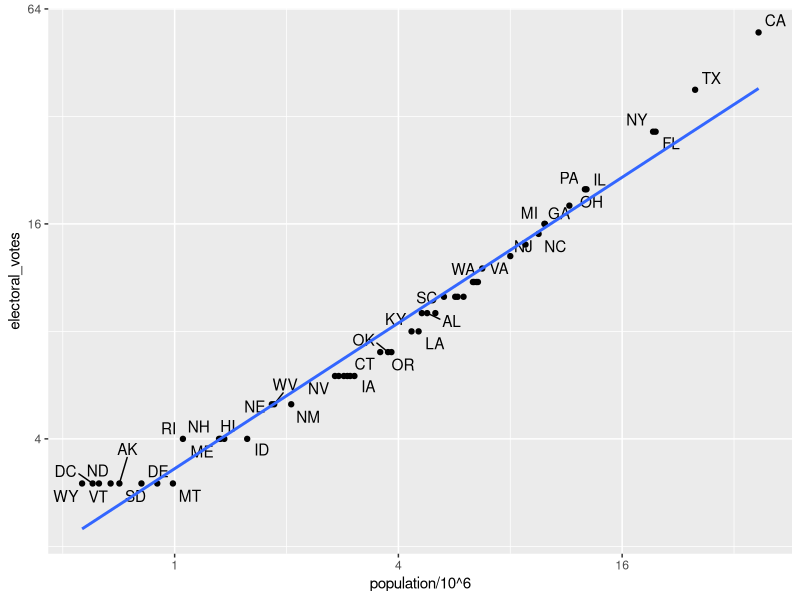

Write R code to recreate this figure. (Note: this script raises an error after producing the figure.)
## ---- chunk 1
img_path <- "wrangling/img"
## ---- chunk 2
library(tidyverse)
library(dslabs)
data(murders)
head(murders)
## ---- chunk 3
data(polls_us_election_2016)
head(results_us_election_2016)
## ---- chunk 4
identical(results_us_election_2016$state, murders$state)
## ---- chunk 5
tab <- left_join(murders, results_us_election_2016, by = "state") %>% select(-others)
head(tab)
## ---- chunk 6
library(ggrepel)
tab %>% ggplot(aes(population/10^6, electoral_votes, label = abb)) +
  geom_point() +
  geom_text_repel() + 
  scale_x_continuous(trans = "log2") +
  scale_y_continuous(trans = "log2") +
  geom_smooth(method = "lm", se = FALSE)
## ---- chunk 7
tab_1 <- slice(murders, 1:6) %>% select(state, population)
tab_1
###NEEDS TO CHANGE
tab_2 <- results_us_election_2016 %>% 
  filter(state%in%c("Alabama", "Alaska", "Arizona", "California", "Connecticut","Delaware")) %>% 
  select(state, electoral_votes)
tab_2
## ---- chunk 8
left_join(tab_1, tab_2, by = "state")
## ---- chunk 9
tab_1 %>% right_join(tab_2, by = "state")
## ---- chunk 10
inner_join(tab_1, tab_2, by = "state")
## ---- chunk 11
full_join(tab_1, tab_2, by = "state")
## ---- chunk 12
semi_join(tab_1, tab_2, by = "state")
## ---- chunk 13
anti_join(tab_1, tab_2, by = "state")
## ---- chunk 14
knitr::include_graphics(file.path(img_path,"joins.png"))
## ---- chunk 15
bind_cols(a = 1:3, b = 4:6)
## ---- chunk 16
tab_1 <- tab[, 1:3]
tab_2 <- tab[, 4:6]
tab_3 <- tab[, 7:8]
new_tab <- bind_cols(tab_1, tab_2, tab_3)
head(new_tab)
## ---- chunk 17
tab_1 <- tab[1:2,]
tab_2 <- tab[3:4,]
bind_rows(tab_1, tab_2)
## ---- chunk 18
intersect(1:10, 6:15)
## ---- chunk 19
intersect(c("a","b","c"), c("b","c","d"))
## ---- chunk 20
tab_1 <- tab[1:5,]
tab_2 <- tab[3:7,]
dplyr::intersect(tab_1, tab_2)
## ---- chunk 21
union(1:10, 6:15)
union(c("a","b","c"), c("b","c","d"))
## ---- chunk 22
tab_1 <- tab[1:5,]
tab_2 <- tab[3:7,]
dplyr::union(tab_1, tab_2)
## ---- chunk 23
setdiff(1:10, 6:15)
setdiff(6:15, 1:10)
## ---- chunk 24
tab_1 <- tab[1:5,]
tab_2 <- tab[3:7,]
dplyr::setdiff(tab_1, tab_2)
## ---- chunk 25
setequal(1:5, 1:6)
## ---- chunk 26
setequal(1:5, 5:1)
## ---- chunk 27
dplyr::setequal(tab_1, tab_2)
